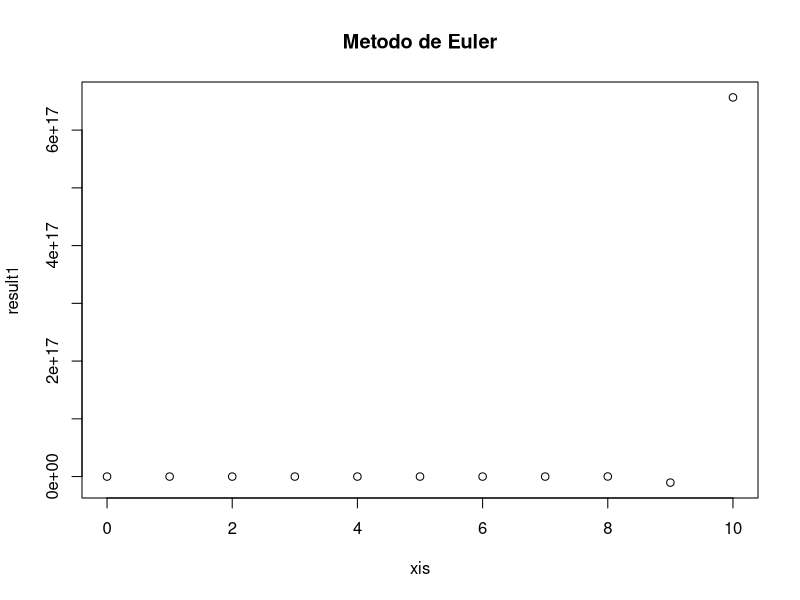

The R source for this figure:
euler1 = function(init, xis ,func) {
  n = length(xis)
  h = xis[2] - xis[1]
  v.num = vector(length = n)
  v.num[1] = init
  for (j in 1:(n-1)) {
    v.num [j+1] = v.num [j] +
      h*func(xis[j], v.num[j]) }
  v.num}

# --- Pruebas
f = function(t,y) -64*y
xis= seq(0,10,1)
result1 = euler1(2/3, xis, f)

tabla = cbind(xis, result1)

colnames(tabla) = c("ti", "Ti Euler")

tabla

plot(xis, result1, main="Metodo de Euler")


solucion = function(t){
  result = 2/3*cos(8*t)-1/6*sin(8*t)
  return (result)
}

it = 0
cat("solucion real","\n")
while (it <= 10){
  r = solucion(it)
  
  cat(it,",", r,"\n")
  
  it = it +1
}